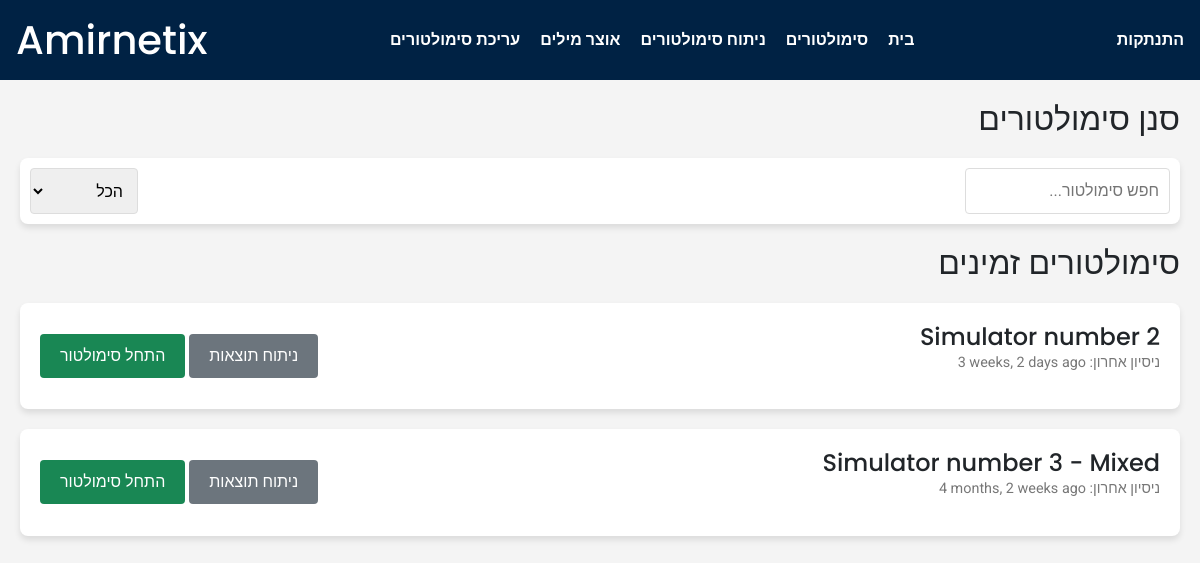
The app's page /Simulator/ (signed in), older data.
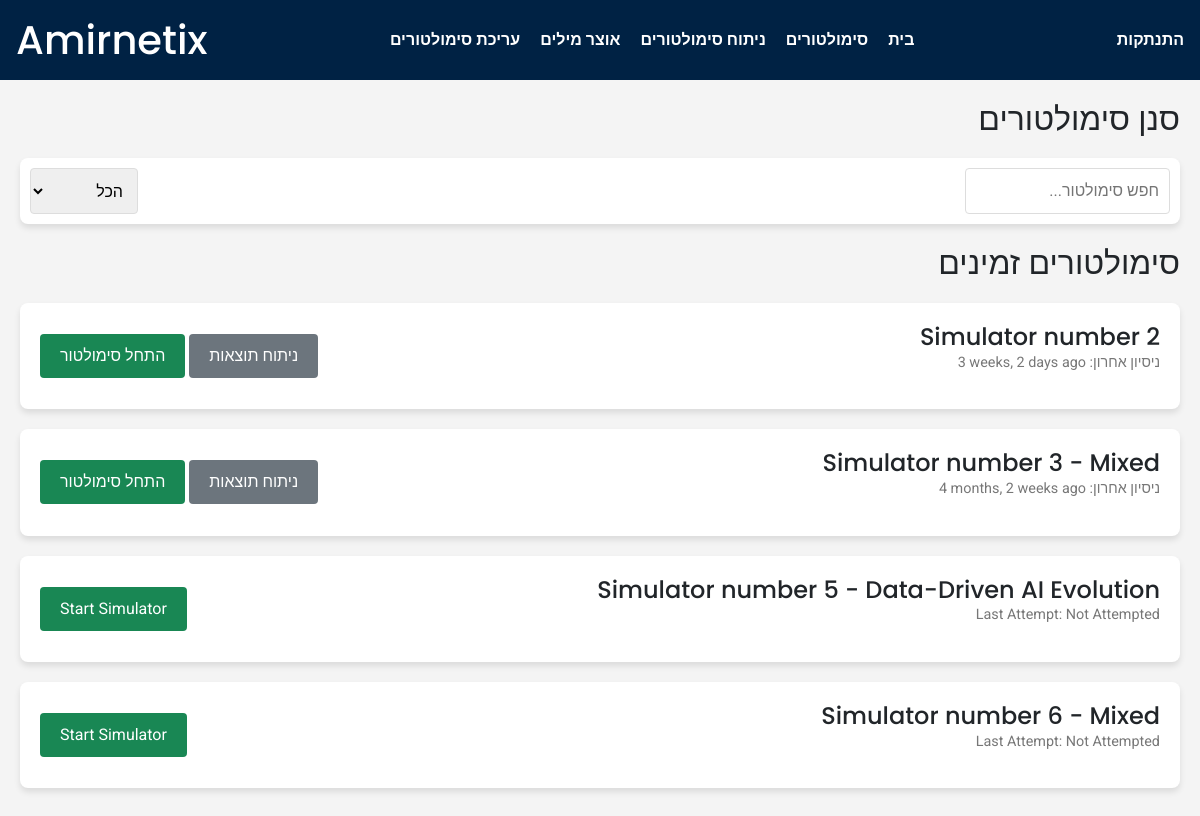
The same page, newer data.
### Simulator/models.py (models this page shows, shortened)
class Simulator(models.Model):
    name = models.CharField(max_length=100)
    description = models.TextField(blank=True, null=True)
    level = models.IntegerField(choices=SimulatorLevel.choices, default=SimulatorLevel.MIX)
    create_date = models.DateField(auto_now_add=True)
    def __str__(self):
        return self.name
    def get_last_attempt(self, user: CustomUser):
        try:
            return SimulatorAttempt.objects.filter(user=user, simulator=self).order_by('-start_time').first()
        except:
            return None

class SimulatorAttempt(models.Model):
    user = models.ForeignKey(CustomUser, on_delete=models.CASCADE, related_name='simulator_attempts')
    simulator = models.ForeignKey(Simulator, on_delete=models.CASCADE, related_name='attempts')
    start_time = models.DateTimeField(auto_now_add=True)
    end_time = models.DateTimeField(blank=True, null=True)
    def __str__(self):
        return f"{self.user.username} - {self.simulator.name} - Attempt on {self.start_time}"

### Simulator/views.py (the view)
# urls.py: path("", views.index,name='analysis'),
def index(request):
    simulators_to_exclude = Get_SimulatorsIds_To_Exclude()
    simulators_to_exclude.append(6)
    all_simulators = Simulator.objects.exclude(id__in = simulators_to_exclude)
    all_simulator_attempts = []
    user = request.user
    if user is not None:
        for simulator in all_simulators:
            if simulator.get_last_attempt(user) is not None:
                all_simulator_attempts.append({'simulator' : simulator, 'last_attempt' : simulator.get_last_attempt(user)})
            else:
                print(f"simulator: {simulator}")
                print(f"last_attempt: {simulator.get_last_attempt(user)}")
                all_simulator_attempts.append({'simulator' : simulator})
        print(all_simulator_attempts)
        return render(request,'Simulator/index.html', {
            'all_simulators' : all_simulator_attempts
        })
    return render(request,'Simulator/index.html',{
        'all_simulators' : all_simulator_attempts
    })

### Simulator/views.py (called while the page is built)
def Get_SimulatorsIds_To_Exclude() -> list:
    return [-1,0]

### Simulator/templates/Simulator/index.html (shortened to what this page needs)
{% extends "Simulator/layout.html" %}
{% block body %}
    <div class="container">
        {% if user.is_authenticated %}
        <h2>סנן סימולטורים</h2>
        <div class="filter-section">
            <input type="text" id="search-bar" placeholder="חפש סימולטור..." onkeyup="filterSimulators()">
            <select name="status" id="status-filter" onchange="filterSimulators()">
                <option value="all">הכל</option>
            </select>
        </div>
        <h2>סימולטורים זמינים</h2>
        <div id="simulator-list" class="simulator-list">
        {% if all_simulators %}
        {% for simulator_attempt in all_simulators %}
            {% if simulator_attempt.last_attempt %}
            <div class="simulator-card" data-level="{{simulator_attempt.simulator.level}}" data-status="done">
                <div>
                    <h3>{{simulator_attempt.simulator.name}}</h3>
                    <p class="details">ניסיון אחרון: <span dir="ltr">{{simulator_attempt.last_attempt.start_time|timesince}} ago</span></p>
                </div>
                <div>
                    <a href="{% url 'analyze_simulator' simulator_id=simulator_attempt.last_attempt.id%}" class="btn btn-secondary">ניתוח תוצאות</a>
                    <a href="{% url 'start_simulator' simulator_id=simulator_attempt.simulator.id %}" class="btn btn-success">התחל סימולטור</a>
                </div>
            </div>
            {% else %}
            <div class="simulator-card" data-level="{{simulator_attempt.simulator.level}}" data-status="not-done">
                <div>
                    <h3>{{simulator_attempt.simulator.name}}</h3>
                    <p class="details">Last Attempt: Not Attempted</p>
                </div>
                <a href="{% url 'start_simulator' simulator_id=simulator_attempt.simulator.id %}" class="btn btn-success">Start Simulator</a>
            </div>
            {% endif %}
        {% endfor %}
        {% endif %}
        </div>
        {% endif %}
    </div>
{% endblock %}

Row changes from the older to the newer data that the page shows:
added Simulator: simulator.name "Simulator number 5 - Data-Driven AI Evolution"
added Simulator: simulator.name "Simulator number 6 - Mixed"
